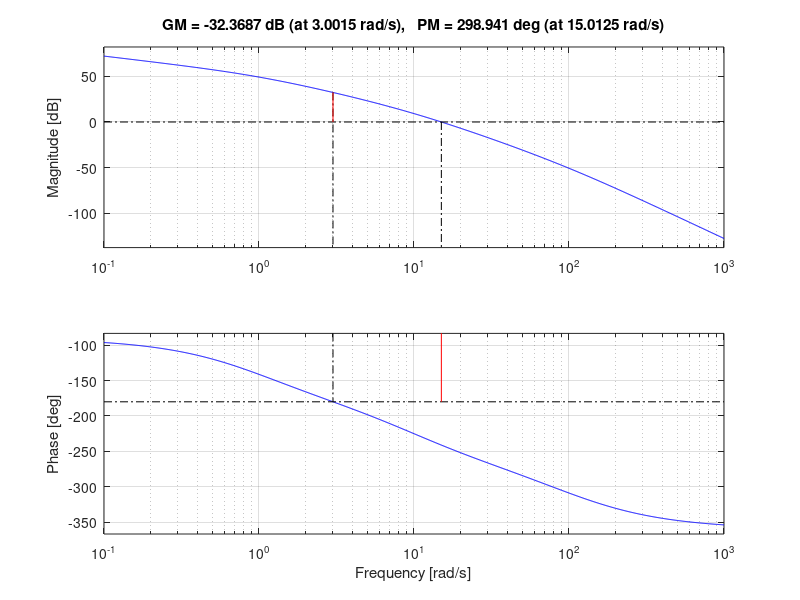

Write MATLAB code to recreate this figure.
clc;
clear;
close all;
s=tf('s')

gs=412/(s*(s+1)*(1+0.1*s)*(1+0.01*s))

bode(gs)
margin(gs)

% K = 412 
% M|(w=0.1) = 20 dB
% wgc = 15 rad/sec
